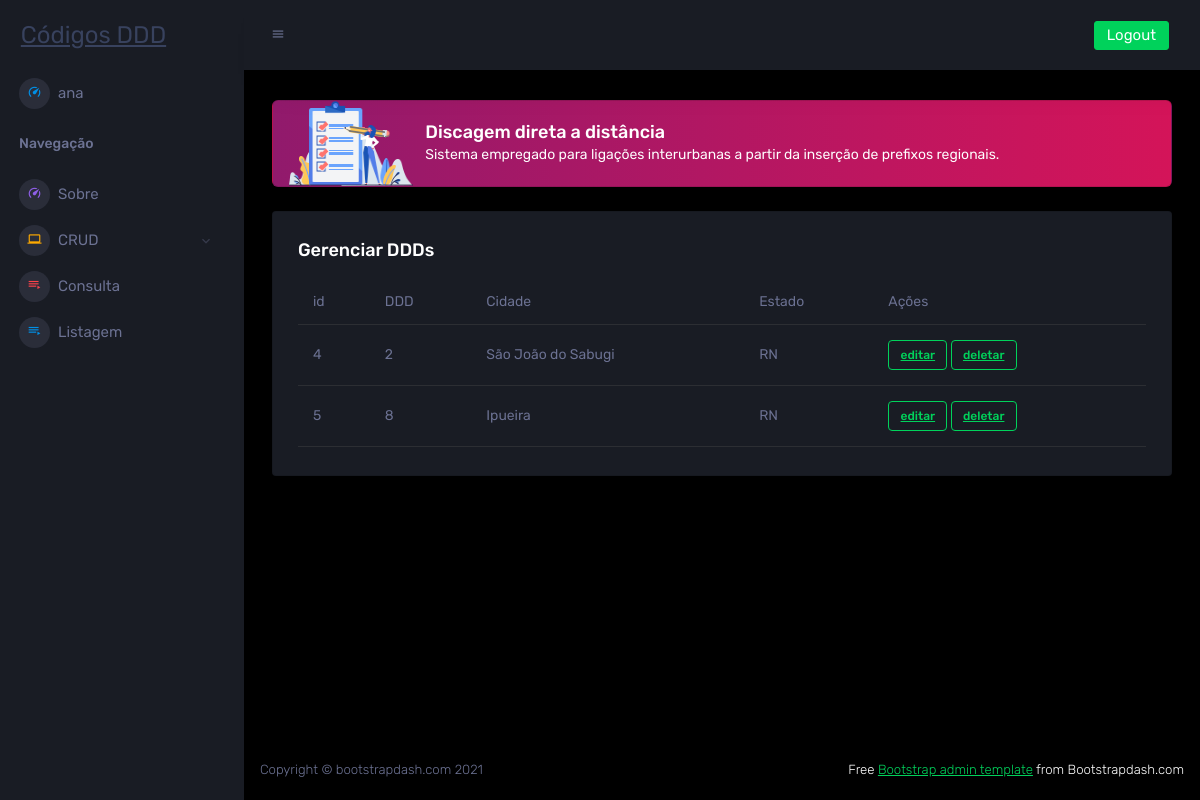
The app's page /listaddd/ (signed in) with its own data.
### crud/models.py (models this page shows, shortened)
class DDD(models.Model):
    id = models.AutoField(primary_key=True)
    ddd = models.IntegerField('DDD', validators=[
            MaxValueValidator(100),
            MinValueValidator(1)
        ])
    cidade = models.CharField('Cidade', max_length=100)
    estado = models.CharField('Estado', max_length=100)
    class Meta:
        verbose_name_plural = "DDDs"

### crud/views.py (the view)
# urls.py: path('listaddd/', lista_ddd, name="listaddd"),
def lista_ddd(request):
    ddds = DDD.objects.all()
    pacote = {"ddd_chave": ddds}
    return render(request, "listaddd.html", pacote)

### crud/templates/listaddd.html (shortened to what this page needs)
{% extends 'layout.html' %}
{% block content %}
{% if user.is_authenticated %}
<div class="row">
    <div class="col-12">
      <div class="card">
        <div class="card-body">
          <h4 class="card-title"> Gerenciar DDDs </h4>
          <div class="table-responsive">
            <table class="table">
              <tr>
                <td>id</td>
                <td>DDD</td>
                <td>Cidade</td>
                <td>Estado</td>
                <td>Ações</td>
              </tr>
              {% for ddd in ddd_chave %}
              <tr>
                <td>{{ ddd.id}}</td>
                <td>{{ ddd.ddd}}</td>
                <td>{{ ddd.cidade}}</td>
                <td>{{ ddd.estado}}</td>
                <td>
                    <a href="{% url 'url_atualizar_ddd' ddd.id %}" class="badge badge-outline-success"> editar </a>
                    <a href="{% url 'url_deletar_ddd' ddd.id %}" class="badge badge-outline-success"> deletar </a>
                </td>
              </tr>
              {% endfor %}
            </table>
        </div>
        </div>
      </div>
    </div>
  </div>
{% endif %}
{% endblock %}

### crud/templates/layout.html (shortened to what this page needs)
{% load static %}
<!DOCTYPE html>
<html lang="en">
  <head>
    <link rel="stylesheet" href={% static "mdi/css/materialdesignicons.min.css" %}>
    <link rel="stylesheet" href={% static "vendors/css/vendor.bundle.base.css" %}>
    <link rel="stylesheet" href={% static "vendors/jvectormap/jquery-jvectormap.css" %}>
    <link rel="stylesheet" href={% static "vendors/flag-icon-css/css/flag-icon.min.css" %}>
    <link rel="stylesheet" href={% static "vendors/owl-carousel-2/owl.carousel.min.css" %}>
    <link rel="stylesheet" href={% static "vendors/owl-carousel-2/owl.theme.default.min.css" %}>
    <link rel="stylesheet" href={% static "css/style.css" %}>
  </head>
  <body>
    <div class="container-scroller">
      <nav class="sidebar sidebar-offcanvas" id="sidebar">
        <div class="sidebar-brand-wrapper d-none d-lg-flex align-items-center justify-content-center fixed-top">
          <a class="sidebar-brand brand-logo" href="{% url 'home' %}"> Códigos DDD</a>
        </div>
        <ul class="nav">
          {% if user.is_authenticated %}
          <li class="nav-item menu-items">
            <a class="nav-link">
            <span class="menu-icon">
              <i class="mdi mdi-speedometer"></i>
            </span>
            <span class="menu-title">{{ request.user.username }}</span>
            </a>
          </li>
          {% endif %}
          <li class="nav-item nav-category">
            <span class="nav-link">Navegação</span>
          </li>
          <li class="nav-item menu-items">
            <a class="nav-link" href="{% url 'sobre' %}">
              <span class="menu-icon">
                <i class="mdi mdi-speedometer"></i>
              </span>
              <span class="menu-title">Sobre</span>
            </a>
          </li>
          <li class="nav-item menu-items">
            <a class="nav-link" data-bs-toggle="collapse" href="#ui-basic" aria-expanded="false" aria-controls="ui-basic">
              <span class="menu-icon">
                <i class="mdi mdi-laptop"></i>
              </span>
              <span class="menu-title">CRUD</span>
              <i class="menu-arrow"></i>
            </a>
          </li>
          <li class="nav-item menu-items">
            <a class="nav-link" href="{% url 'consulta' %}">
              <span class="menu-icon">
                <i class="mdi mdi-playlist-play"></i>
              </span>
              <span class="menu-title">Consulta</span>
            </a>
          </li>
          <li class="nav-item menu-items">
            <a class="nav-link" href="{% url 'listagem' %}">
              <span class="menu-icon">
                <i class="mdi mdi-playlist-play"></i>
              </span>
              <span class="menu-title">Listagem</span>
            </a>
          </li>
        </ul>
      </nav>
      <div class="container-fluid page-body-wrapper">
        <nav class="navbar p-0 fixed-top d-flex flex-row">
          <div class="navbar-menu-wrapper flex-grow d-flex align-items-stretch">
            <button class="navbar-toggler navbar-toggler align-self-center" type="button" data-toggle="minimize">
              <span class="mdi mdi-menu"></span>
            </button>
            <ul class="navbar-nav navbar-nav-right">
              {% if user.is_authenticated %}
                <li class="nav-item dropdown d-none d-lg-block">
                <a class="nav-link btn btn-success create-new-button" href="/account/logout/">Logout</a>
                </li>
              {% else %}
                <li class="nav-item dropdown d-none d-lg-block">
                <a class="nav-link btn btn-success create-new-button" href="/account/login/">Login</a>
                </li>
              {% endif %}
            </ul>
          </div>
        </nav>
        <div class="main-panel">
          <div class="content-wrapper">
            <div class="row">
              <div class="col-12 grid-margin stretch-card">
                <div class="card corona-gradient-card">
                  <div class="card-body py-0 px-0 px-sm-3">
                    <div class="row align-items-center">
                      <div class="col-4 col-sm-3 col-xl-2">
                        <img src={% static "images/dashboard/Group126@2x.png" %} class="gradient-corona-img img-fluid" alt="">
                      </div>
                      <div class="col-5 col-sm-7 col-xl-8 p-0">
                        <h4 class="mb-1 mb-sm-0">Discagem direta a distância</h4>
                        <p class="mb-0 font-weight-normal d-none d-sm-block">Sistema empregado para ligações interurbanas a partir da inserção de prefixos regionais.</p>
                      </div>
                    </div>
                  </div>
                </div>
              </div>
            </div>
            {% block content %} {% endblock %}
          </div>
          <footer class="footer">
            <div class="d-sm-flex justify-content-center justify-content-sm-between">
              <span class="text-muted d-block text-center text-sm-left d-sm-inline-block">Copyright © bootstrapdash.com 2021</span>
              <span class="float-none float-sm-right d-block mt-1 mt-sm-0 text-center"> Free <a href="https://www.bootstrapdash.com/bootstrap-admin-template/" target="_blank">Bootstrap admin template</a> from Bootstrapdash.com</span>
            </div>
          </footer>
        </div>
      </div>
    </div>
  </body>
</html>

### records on screen
DDD: id "4", ddd "2", cidade "São João do Sabugi", estado "RN"
DDD: id "5", ddd "8", cidade "Ipueira", estado "RN"

### other values on screen
{{ request.user.username }} "ana"
